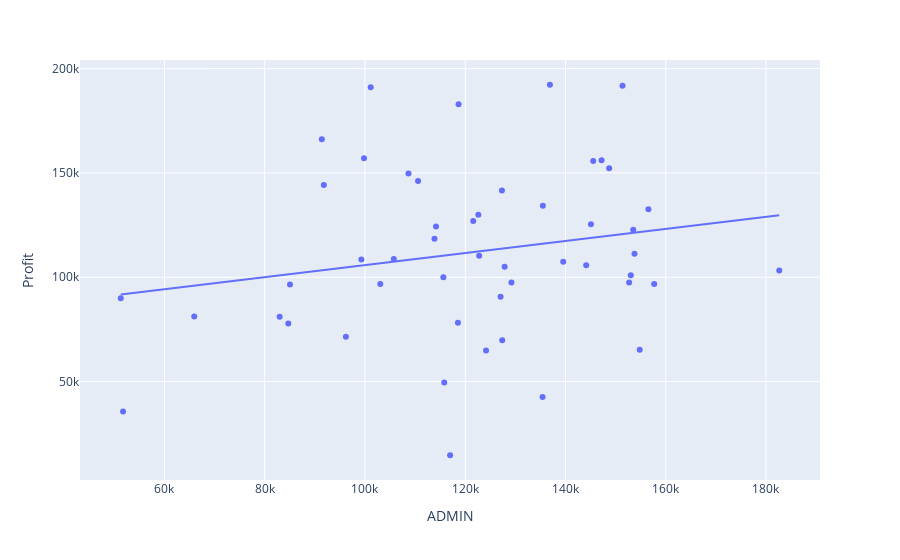

The code cell stored with this chart in its notebook:
### Code cell
px.scatter(data, x = 'ADMIN', y = 'Profit', trendline='ols')
